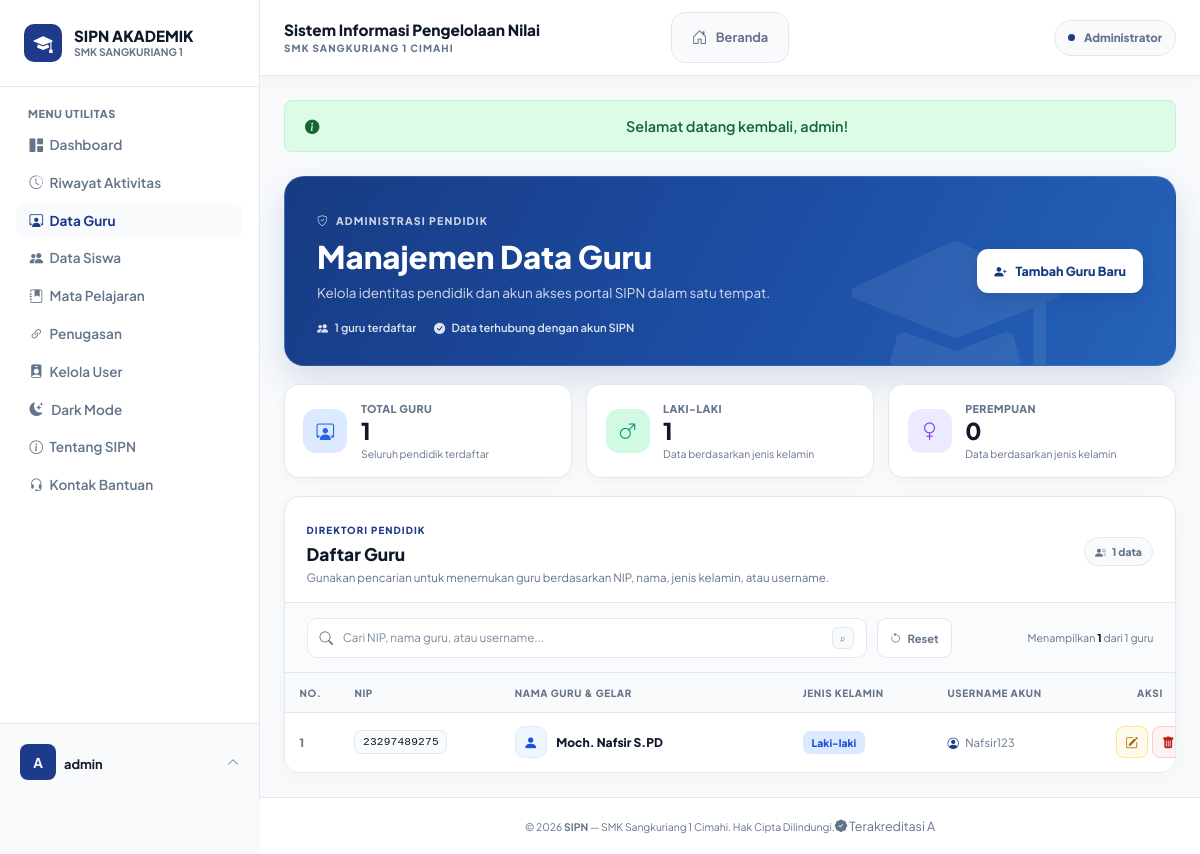
The page /admin/data_guru.php (signed in) on the database its author committed.
### tables this page shows
CREATE TABLE `guru` (
  `id` int(11) NOT NULL,
  `nip` varchar(20) NOT NULL,
  `nama` varchar(100) NOT NULL,
  `jenis_kelamin` enum('L','P') NOT NULL,
  `user_id` int(11) NOT NULL
);

CREATE TABLE `users` (
  `id` int(11) NOT NULL,
  `username` varchar(50) NOT NULL,
  `password` varchar(255) NOT NULL,
  `role` enum('admin','guru','siswa') NOT NULL,
  `foto` varchar(255) DEFAULT NULL,
  `created_at` timestamp NULL DEFAULT current_timestamp()
);

### admin/data_guru.php (called while the page is built, shortened)
<?php
require_once __DIR__ . '/../includes/helper_fungsi.php';
require_once __DIR__ . '/../includes/helper_cek_login.php';
$query = "SELECT g.*, u.username FROM guru g JOIN users u ON g.user_id = u.id ORDER BY g.nama ASC";
$result = mysqli_query($conn, $query);
$teachers = [];
if ($result) {
    while ($row = mysqli_fetch_assoc($result)) {
        $teachers[] = $row;
    }
}
$total_guru = count($teachers);
$total_guru_laki = count(array_filter($teachers, static fn($row) => ($row['jenis_kelamin'] ?? '') === 'L'));
$total_guru_perempuan = count(array_filter($teachers, static fn($row) => ($row['jenis_kelamin'] ?? '') === 'P'));
require_once __DIR__ . '/../includes/template_header.php';
require __DIR__ . '/views/data_guru_view.php';
require_once __DIR__ . '/../includes/template_footer.php';

### admin/views/data_guru_view.php (the view, shortened to what this page needs)
<div class="sipn-admin-data-page sipn-admin-data-page--guru">
    <header class="sipn-admin-data-hero sipn-admin-data-enter" style="--admin-enter-delay: 0ms;">
        <div class="sipn-admin-data-hero__copy">
            <span class="sipn-admin-data-eyebrow"><i class="bi bi-shield-check" aria-hidden="true"></i> Administrasi Pendidik</span>
            <h1>Manajemen Data Guru</h1>
            <p>Kelola identitas pendidik dan akun akses portal SIPN dalam satu tempat.</p>
            <div class="sipn-admin-data-hero__meta">
                <span><i class="bi bi-people-fill" aria-hidden="true"></i> <?= number_format($total_guru, 0, ',', '.'); ?> guru terdaftar</span>
                <span><i class="bi bi-check-circle-fill" aria-hidden="true"></i> Data terhubung dengan akun SIPN</span>
            </div>
        </div>
        <button type="button" class="sipn-admin-data-primary" data-modal-target="#modalTambah">
            <i class="bi bi-person-plus-fill" aria-hidden="true"></i> Tambah Guru Baru
        </button>
        <span class="sipn-admin-data-hero__ornament" aria-hidden="true"><i class="bi bi-mortarboard-fill"></i></span>
    </header>
    <section class="sipn-admin-data-stats sipn-admin-data-stats--three" aria-label="Ringkasan data guru">
        <article class="sipn-admin-data-stat sipn-admin-data-enter" style="--admin-enter-delay: 70ms;">
            <span class="sipn-admin-data-stat__icon sipn-admin-data-stat__icon--blue"><i class="bi bi-person-workspace" aria-hidden="true"></i></span>
            <span class="sipn-admin-data-stat__body"><small>Total Guru</small><strong><?= number_format($total_guru, 0, ',', '.'); ?></strong><em>Seluruh pendidik terdaftar</em></span>
        </article>
        <article class="sipn-admin-data-stat sipn-admin-data-enter" style="--admin-enter-delay: 125ms;">
            <span class="sipn-admin-data-stat__icon sipn-admin-data-stat__icon--green"><i class="bi bi-gender-male" aria-hidden="true"></i></span>
            <span class="sipn-admin-data-stat__body"><small>Laki-laki</small><strong><?= number_format($total_guru_laki, 0, ',', '.'); ?></strong><em>Data berdasarkan jenis kelamin</em></span>
        </article>
        <article class="sipn-admin-data-stat sipn-admin-data-enter" style="--admin-enter-delay: 180ms;">
            <span class="sipn-admin-data-stat__icon sipn-admin-data-stat__icon--violet"><i class="bi bi-gender-female" aria-hidden="true"></i></span>
            <span class="sipn-admin-data-stat__body"><small>Perempuan</small><strong><?= number_format($total_guru_perempuan, 0, ',', '.'); ?></strong><em>Data berdasarkan jenis kelamin</em></span>
        </article>
    </section>
    <section class="sipn-admin-data-panel sipn-admin-data-enter" style="--admin-enter-delay: 225ms;" aria-labelledby="teacherTableTitle">
        <div class="sipn-admin-data-panel__heading">
            <div>
                <span class="sipn-admin-data-kicker">Direktori pendidik</span>
                <h2 id="teacherTableTitle">Daftar Guru</h2>
                <p>Gunakan pencarian untuk menemukan guru berdasarkan NIP, nama, jenis kelamin, atau username.</p>
            </div>
            <span class="sipn-admin-data-total"><i class="bi bi-person-lines-fill" aria-hidden="true"></i> <?= number_format($total_guru, 0, ',', '.'); ?> data</span>
        </div>
        <div class="sipn-admin-data-toolbar">
            <label class="sipn-admin-data-search">
                <i class="bi bi-search" aria-hidden="true"></i>
                <input type="search" data-admin-table-search placeholder="Cari NIP, nama guru, atau username..." autocomplete="off" aria-label="Cari data guru">
                <kbd>⌕</kbd>
            </label>
            <button type="button" class="sipn-admin-data-reset" data-admin-search-clear><i class="bi bi-arrow-counterclockwise" aria-hidden="true"></i> Reset</button>
            <span class="sipn-admin-data-result" aria-live="polite">Menampilkan <strong data-admin-results-count><?= $total_guru; ?></strong> dari <?= $total_guru; ?> guru</span>
        </div>
        <div class="sipn-admin-data-table-wrap">
            <table class="sipn-admin-data-table" data-admin-search-table>
                <thead><tr>
                    <th class="sipn-admin-data-col-number">No.</th>
                    <th>NIP</th>
                    <th>Nama Guru &amp; Gelar</th>
                    <th>Jenis Kelamin</th>
                    <th>Username Akun</th>
                    <th class="sipn-admin-data-col-action">Aksi</th>
                </tr></thead>
                <tbody>
                <?php if ($teachers): ?>
                    <?php foreach ($teachers as $index => $row): ?>
                    <tr data-admin-search-row style="--admin-row-delay: <?= min($index, 12) * 45; ?>ms;">
                        <td class="sipn-admin-data-number"><?= $index + 1; ?></td>
                        <td><span class="sipn-admin-data-code"><?= htmlspecialchars((string) $row['nip'], ENT_QUOTES, 'UTF-8'); ?></span></td>
                        <td><div class="sipn-admin-data-person"><span class="sipn-admin-data-avatar"><i class="bi bi-person-fill" aria-hidden="true"></i></span><strong><?= htmlspecialchars((string) $row['nama'], ENT_QUOTES, 'UTF-8'); ?></strong></div></td>
                        <td><span class="sipn-admin-data-pill <?= ($row['jenis_kelamin'] ?? '') === 'L' ? 'is-blue' : 'is-violet'; ?>"><?= ($row['jenis_kelamin'] ?? '') === 'L' ? 'Laki-laki' : 'Perempuan'; ?></span></td>
                        <td><span class="sipn-admin-data-username"><i class="bi bi-person-circle" aria-hidden="true"></i><?= htmlspecialchars((string) $row['username'], ENT_QUOTES, 'UTF-8'); ?></span></td>
                        <td class="sipn-admin-data-actions" data-search-ignore>
                            <button type="button" class="sipn-admin-icon-button is-edit" data-modal-target="#modalEdit<?= (int) $row['id']; ?>" title="Edit data guru" aria-label="Edit <?= htmlspecialchars((string) $row['nama'], ENT_QUOTES, 'UTF-8'); ?>"><i class="bi bi-pencil-square" aria-hidden="true"></i></button>
                            <button type="button" class="sipn-admin-icon-button is-delete" data-modal-target="#modalHapus<?= (int) $row['id']; ?>" title="Hapus data guru" aria-label="Hapus <?= htmlspecialchars((string) $row['nama'], ENT_QUOTES, 'UTF-8'); ?>"><i class="bi bi-trash-fill" aria-hidden="true"></i></button>
                        </td>
                    </tr>
                    <?php endforeach; ?>
                <?php else: ?>
                    <tr><td colspan="6" class="sipn-admin-data-empty"><i class="bi bi-folder2-open" aria-hidden="true"></i><strong>Belum ada data guru</strong><span>Tambahkan data guru untuk mulai mengelola akun pendidik.</span></td></tr>
                <?php endif; ?>
                </tbody>
            </table>
        </div>
    </section>
</div>

### assets/css/modules/00-foundation-theme.css (style rules this page uses)
:root { --primary-dark: #1e3a8a; --primary-hover: #1d4ed8; --accent-orange: #2563eb; --accent-peach: #eff6ff; --accent-peach-border: #bfdbfe; --text-dark: #0f172a; --text-muted: #64748b; --border-color: #e2e8f0; --bg-surface: #f8fafc; --card-bg: #ffffff; --app-sidebar-width: 260px; --app-sidebar-rail-width: 76px; --app-topbar-height: 68px; --font-sans: 'Plus Jakarta Sans', system-ui, -apple-system, sans-serif; }
* { box-sizing: border-box; margin: 0; padding: 0; font-family: var(--font-sans); }
html { min-width: 320px; }
body { background-color: var(--bg-surface); color: var(--text-dark); min-height: 100vh; font-family: var(--font-sans); overflow-x: hidden; }

### rows shown on the page
guru: jenis_kelamin "1", jenis_kelamin "0", nip "23297489275", nama "Moch. Nafsir S.PD", shows "Laki-laki", user.username "Nafsir123"

### other values the page prints
substr($current_username, 0, 1) "A"
$current_username "admin"
$item['label'] "Beranda"
$current_role_label "Administrator"
$pesan "Selamat datang kembali, admin!"
$total_guru "1"
